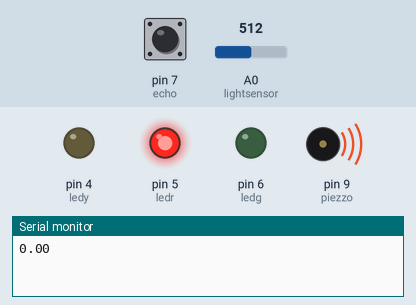
The sketch below on a simulated Arduino Uno, built with avr-gcc and run on an emulated ATmega328P. On the bench: output pins drawn as LEDs (lit = HIGH), buzzer (waves = sounding), the last lines printed to the serial monitor. Inputs (shaded band) come from the test bench; at power-on: A0 (lightsensor) = 512, pin 7 (echo) LOW. Pins used as bus, display or sensor lines are not drawn.

Above: at 1.2 s.
1.3 s: A0 (lightsensor) set to 4
3.7 s: A0 (lightsensor) set to 1
At 6.6 s:
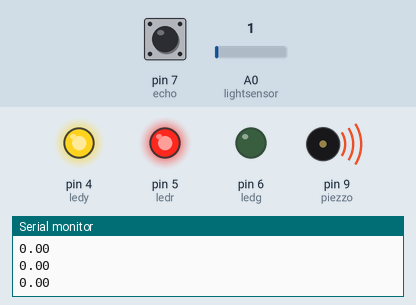
7.0 s: A0 (lightsensor) set to 25
At 8.9 s:
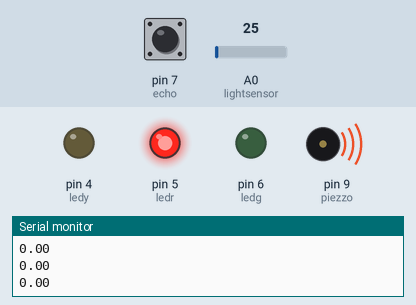
10.0 s: A0 (lightsensor) set to 0
At 12.5 s:
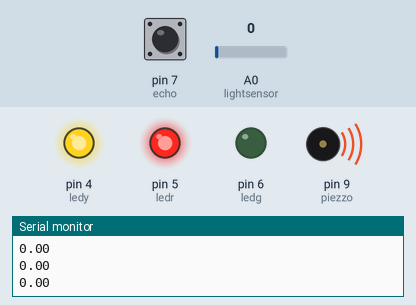
13.0 s: pin 7 (echo) pulsed HIGH 5 times (0.12 s each, 0.3 s apart)
At 14.7 s:
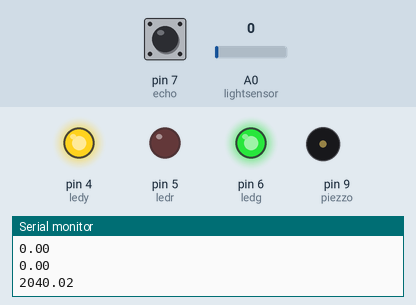
Timing chart, 0 to 16.7 s (numbered marks = the images above; inputs shaded):
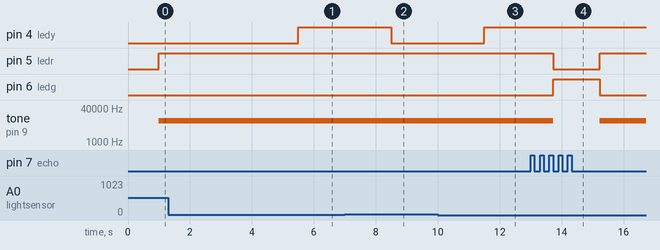

The sketch:

arduino_distance_alert.ino
```cpp
int lightsensor=A0;
int piezzo=9;
const int echo = 7;     // chân echo của HC-SR04
const int trig = 8;
int ledr=5;
int ledg=6;
int ledy=4;
void setup()
 {
    Serial.begin(9600);
    pinMode(lightsensor, INPUT);
    pinMode(trig,OUTPUT);   // chân trig sẽ phát tín hiệu
    pinMode(echo,INPUT);
    pinMode(piezzo, OUTPUT);
    pinMode(ledr, OUTPUT);
    pinMode(ledg, OUTPUT);

    pinMode(ledy, OUTPUT);
 }
void loop()
 {
    float duration;
    float distance;
    int value=analogRead(lightsensor);
    digitalWrite(trig, 0);
    delayMicroseconds(2);
    digitalWrite(trig, 1);
    delayMicroseconds(5);
    digitalWrite(trig, 1);
    duration = pulseIn(echo,HIGH);
    distance = duration*0.034/2;
    {
    if (value<3)
    {
     digitalWrite(ledy, 1);
    }
    else
    {
      digitalWrite(ledy, 0);
    }
    }

    if (distance<15)
    {
      tone(piezzo, 10000,50000);
      digitalWrite(ledr, 1);
      digitalWrite(ledg, 0);
    }
    else
    {
      noTone(piezzo);
        digitalWrite(ledr, 0);
      digitalWrite(ledg, 1);
    }
    {Serial.println(distance);
    delay(500);
    }
  }
```

Measured:
- the behaviour switches between 3 and 2 on A0 (lightsensor) (found by bisection; images 0 and 1)
- after the input at 3.7 s, pin 4 (ledy): LOW → HIGH after 1.8 s
- after the input at 7.0 s, pin 4 (ledy): HIGH → LOW after 1.5 s
- after the input at 10.0 s, pin 4 (ledy): LOW → HIGH after 1.5 s
- after the input at 13.0 s, pin 5 (ledr): HIGH → LOW after 0.72 s, → HIGH 1.5 s later; pin 6 (ledg): LOW → HIGH after 0.72 s, → LOW 1.5 s later; tone on pin 9 (piezzo): 10000 Hz → silent after 0.72 s, → 10000 Hz 1.5 s later
